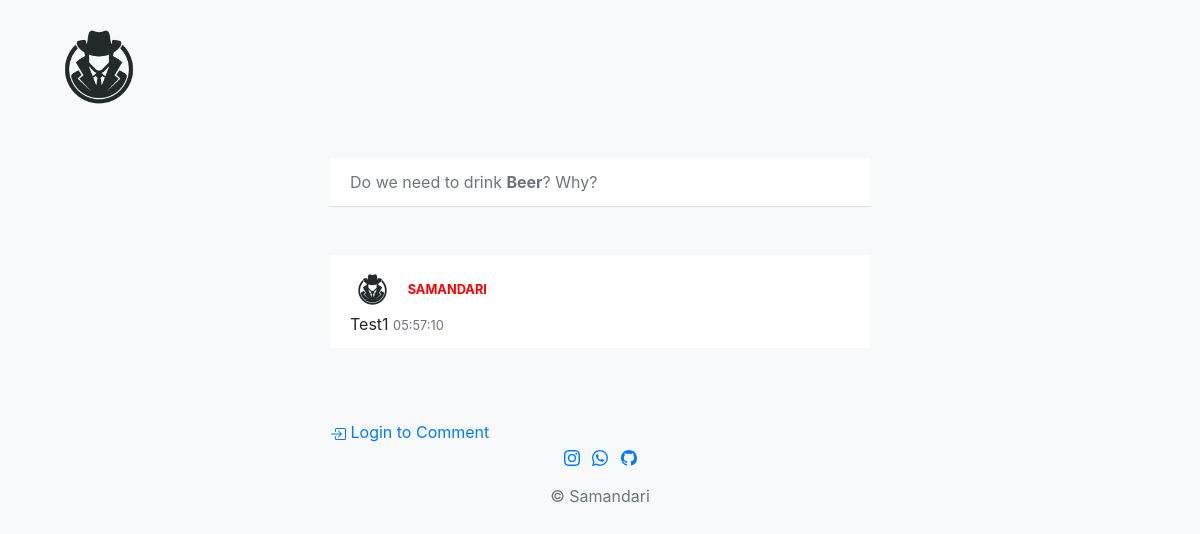
The app's page /, older data.
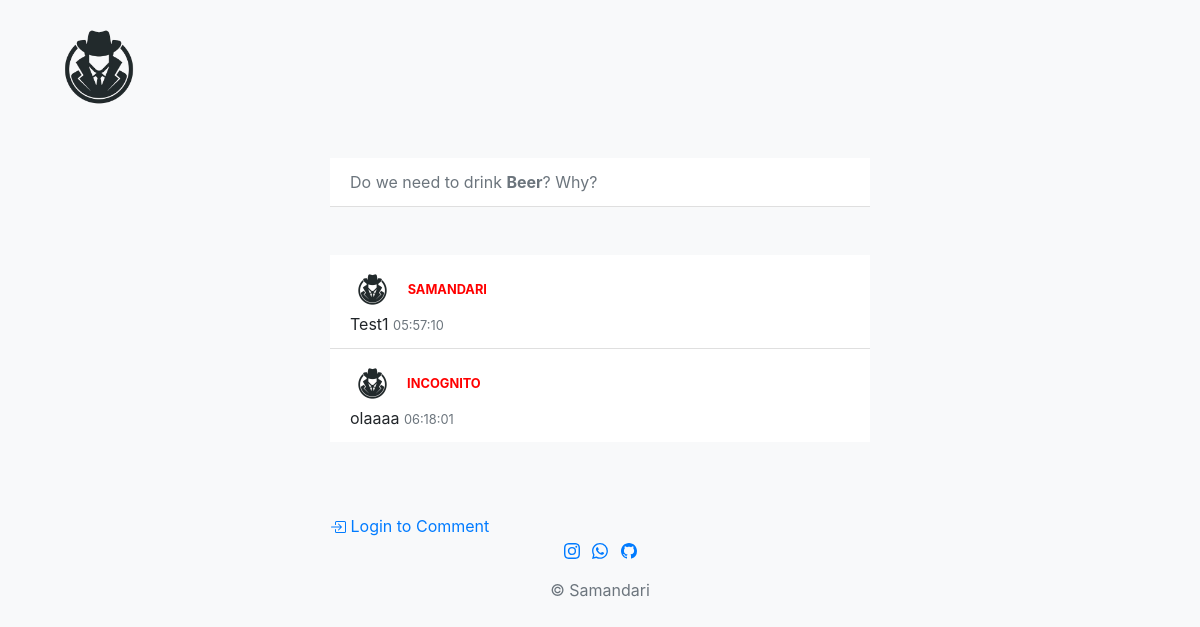
The same page, newer data.
### main.py (models this page shows)
class Comment(db.Model):
    __tablename__ = "comments"
    id = db.Column(db.Integer, primary_key=True)
    content = db.Column(db.Text, nullable=False)
    timestamp = db.Column(db.DateTime, default=datetime.utcnow)
    author_id = db.Column(db.Integer, db.ForeignKey('users.id'))
    comment_author = relationship("User", back_populates="comments")

class User(UserMixin, db.Model):
    __tablename__ = "users"
    id = db.Column(db.Integer, primary_key=True)
    username = db.Column(db.String(50), nullable=False)
    comments = relationship("Comment", back_populates="comment_author")

### main.py (the view, shortened to what this page needs)
@app.route('/', methods=['GET', 'POST'])
def get_all_comments():
    all_messages = Comment.query.all()
    if not hasattr(get_all_comments, 'is_called'):
        setattr(get_all_comments, 'is_called', True)
        user = None
    else:
        user = current_user
    return render_template('index.html', messages=all_messages, current_user=user)

### templates/index.html (shortened to what this page needs)
<!DOCTYPE html>
<html lang="en">
<head>
    <link href="https://stackpath.bootstrapcdn.com/bootstrap/4.5.2/css/bootstrap.min.css" rel="stylesheet">
</head>
<body>
    <nav class="navbar navbar-expand-lg navbar-light bg-light">
        <div class="container">
            <a class="navbar-brand" href="#">
                <div class="logo">
                    <img src="{{ url_for('static', filename='logo.png') }}" alt="Your Logo">
                </div>
            </a>
        </div>
    </nav>
    <div class="container mt-4">
        <div class="row">
            <div class="col-md-6 offset-md-3">
                <ul id="messages" class="list-group list-group-flush">
                    <li class="list-group-item disabled text-break" aria-disabled="true">
                        Do we need to drink <strong>Beer</strong>? Why?
                    </li>
                    <br><br>
                    {% for message in messages %}
                        <li class="list-group-item d-flex align-items-baseline">
                            <div class="containerer">
                                <div class="top-div">
                                    <img src="{{ url_for('static', filename='logo.png') }}" class="logo-user mr-2" alt="Your Logo">
                                    <span class="small text-muted"><span style="color: red;"><strong>{{ message.comment_author.username }}</strong></span></span>
                                </div>
                                <span class="flex-grow-1 text-break">{{ message.content }}
                                    <span class="small text-muted">{{ message.timestamp.strftime('%H:%M:%S') }}</span>
                                </span>
                            </div>
                        </li>
                    {% endfor %}
                </ul>
                {% if current_user.is_authenticated %}
                    <form action="{{ url_for('get_all_comments') }}" method="post" class="mt-3">
                        <div class="input-group">
                                <textarea name="comment" class="form-control text-break" rows="5" placeholder="Type your message..." autofocus></textarea>
                            <input type="hidden" name="timestamp" value="{{ current_timestamp }}">
                        </div>
                        <div class="input-group-append">
                                <button class="btn btn-primary btn-sm" type="submit" id="send">Send</button>
                            <button type="button" class="btn btn-warning btn-sm position-relative" id="refrech" onclick="window.location.reload();">
                              Reload New Comments
                              <span class="position-absolute top-0 start-100 translate-middle badge rounded-pill bg-danger" id="message-count-badge">
                                ?
                              </span>
                            </button>
                        </div>
                    </form>
                {% else %}
                <br><br><br>
                        <a class="icon-link form-signin w-100 m-auto mt-3" href="{{ url_for('login') }}">
                          Login to Comment
                        </a>
                {% endif %}
            </div>
        </div>
    </div>
      <footer class="navbar-fixed-bottom">
    <div class="container">
      <div class="row">
        <div class="col-lg-8 col-md-10 mx-auto">
          <ul class="list-inline text-center">
            <li class="list-inline-item">
              <a href="https://www.instagram.com/sama__ndari?igsh=MWFic2todzA4aGZteg==">
                <span class="fa-stack fa-lg">
                </span>
              </a>
            </li>
            <li class="list-inline-item">
              <a href="https://wa.me/+25777568903">
                <span class="fa-stack fa-lg">
                </span>
              </a>
            </li>
              <li class="list-inline-item">
              <a href="https://wa.me/+25777568903">
                <span class="fa-stack fa-lg">
              </span>
              </a>
            </li>
          </ul>
          <p class="copyright text-muted text-center"> &copy; Samandari</p>
        </div>
      </div>
    </div>
  </footer>
</body>
</html>

### templates/index.html (style rules this page uses)
body { background-color: #f8f9fa; }
.logo img { max-width: 30%; height: auto; border-radius: 50%; }
.logo-user { max-width: 10%; border-radius: 50%; }
.top-div, .bottom-div { width: 100%; }

Row changes from the older to the newer data that the page shows:
added Comment: comment_author.username "INCOGNITO", content "olaaaa", timestamp "06:18:01"
